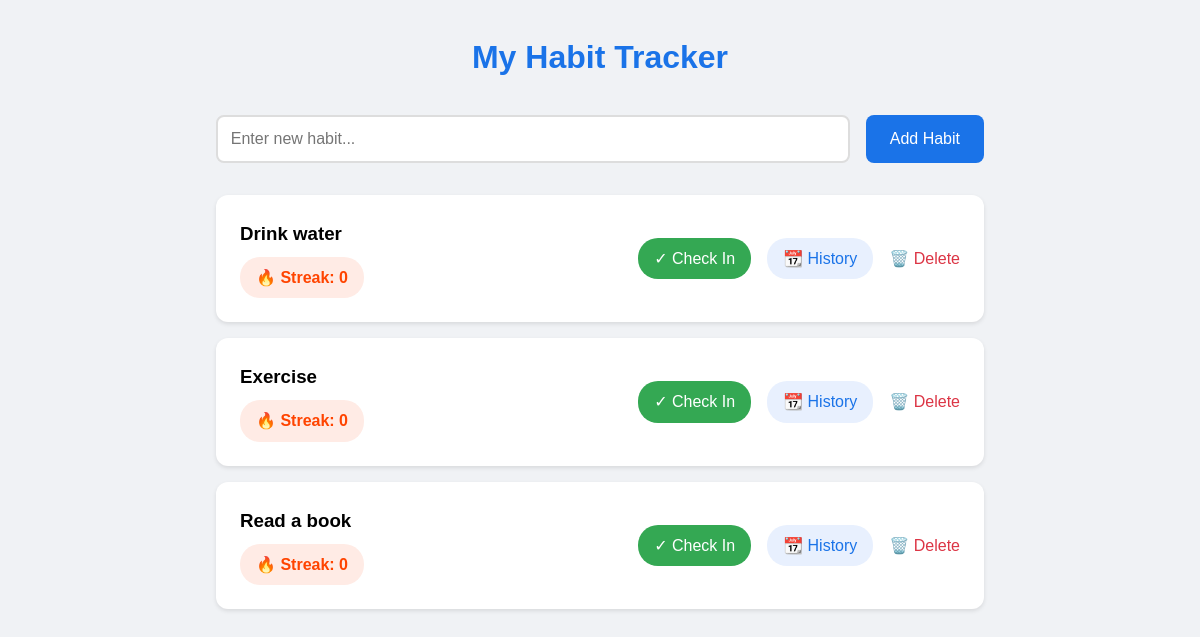
The page / on the database its author committed.
### app.py (models this page shows, shortened)
class Habit(db.Model):
    __tablename__ = 'habit'
    id = db.Column(db.Integer, primary_key=True)
    name = db.Column(db.String(100), nullable=False)
    created_at = db.Column(db.DateTime, default=datetime.utcnow)
    last_check_in = db.Column(db.Date)
    logs = db.relationship('HabitLog', backref='habit',
                           lazy='select', cascade='all, delete-orphan')
    def calculate_streak(self):
        logs = HabitLog.query.filter_by(
            habit_id=self.id).order_by(HabitLog.date.desc()).all()
        if not logs:
            return 0
        streak = 1
        today = date.today()
        if logs[0].date != today and logs[0].date != today - timedelta(days=1):
            return 1 if logs[0].date == today else 0

class HabitLog(db.Model):
    __tablename__ = 'habit_log'
    id = db.Column(db.Integer, primary_key=True)
    habit_id = db.Column(db.Integer, db.ForeignKey(
        'habit.id', ondelete='CASCADE'), nullable=False)
    date = db.Column(db.Date, nullable=False)
    created_at = db.Column(db.DateTime, default=datetime.utcnow)

### app.py (the view)
@app.route('/')
def index():
    habits = Habit.query.all()
    today = date.today()
    return render_template('index.html', habits=habits, today=today)

### templates/index.html (shortened to what this page needs)
<!DOCTYPE html>
<html lang="en">
<head>
    <link rel="stylesheet" href="{{ url_for('static', filename='css/style.css') }}">
</head>
<body>
    <div class="container">
        <h1>My Habit Tracker</h1>
        <form action="{{ url_for('add_habit') }}" method="POST" class="add-habit-form">
            <input type="text" name="name" placeholder="Enter new habit..." required>
            <button type="submit">Add Habit</button>
        </form>
        <div class="habits-list">
            {% for habit in habits %}
            <div class="habit-card">
                <div class="habit-info">
                    <h3>{{ habit.name }}</h3>
                    <div class="streak-info">
                        <span class="streak-badge">🔥 Streak: {{ habit.calculate_streak() }}</span>
                    </div>
                </div>
                <div class="habit-actions">
                    {% if habit.last_check_in != today %}
                    <a href="{{ url_for('check_in', habit_id=habit.id) }}" class="check-in-btn">✓ Check In</a>
                    {% else %}
                    <span class="checked-in">✓ Done today!</span>
                    {% endif %}
                    <a href="{{ url_for('habit_detail', habit_id=habit.id) }}" class="detail-btn">📆 History</a>
                    <a href="{{ url_for('delete_habit', habit_id=habit.id) }}" class="delete-btn">🗑️ Delete</a>
                </div>
            </div>
            {% endfor %}
        </div>
    </div>
</body>
</html>

### static/css/style.css (style rules this page uses)
* { margin: 0; padding: 0; box-sizing: border-box; }
body { font-family: Arial, sans-serif; line-height: 1.6; background-color: #f0f2f5; }
.container { max-width: 800px; margin: 2rem auto; padding: 0 1rem; }
h1 { text-align: center; color: #1a73e8; margin-bottom: 2rem; }
.add-habit-form { display: flex; gap: 1rem; margin-bottom: 2rem; }
input[type="text"] { flex: 1; padding: 0.8rem; border: 2px solid #ddd; border-radius: 8px; font-size: 1rem; }
button { padding: 0.8rem 1.5rem; background-color: #1a73e8; color: white; border: none; border-radius: 8px; cursor: pointer; font-size: 1rem; }
.habits-list { display: grid; gap: 1rem; }
.habit-card { background: white; padding: 1.5rem; border-radius: 12px; box-shadow: 0 2px 4px rgba(0,0,0,0.1); display: flex; justify-content: space-between; align-items: center; }
.habit-info { display: flex; flex-direction: column; gap: 0.5rem; }
.streak-info { display: flex; gap: 1rem; }
.streak-badge { background-color: #ffebe5; color: #ff4400; padding: 0.5rem 1rem; border-radius: 20px; font-weight: bold; }
.habit-actions { display: flex; gap: 1rem; align-items: center; }
.check-in-btn { background-color: #34a853; color: white; padding: 0.5rem 1rem; border-radius: 20px; text-decoration: none; }
.delete-btn { color: #dc3545; text-decoration: none; }
.detail-btn { background-color: #e8f0fe; color: #1a73e8; padding: 0.5rem 1rem; border-radius: 20px; text-decoration: none; }

### rows shown on the page
Habit: name "Drink water", calculate_streak "0"
Habit: name "Exercise", calculate_streak "0"
Habit: name "Read a book", calculate_streak "0"
